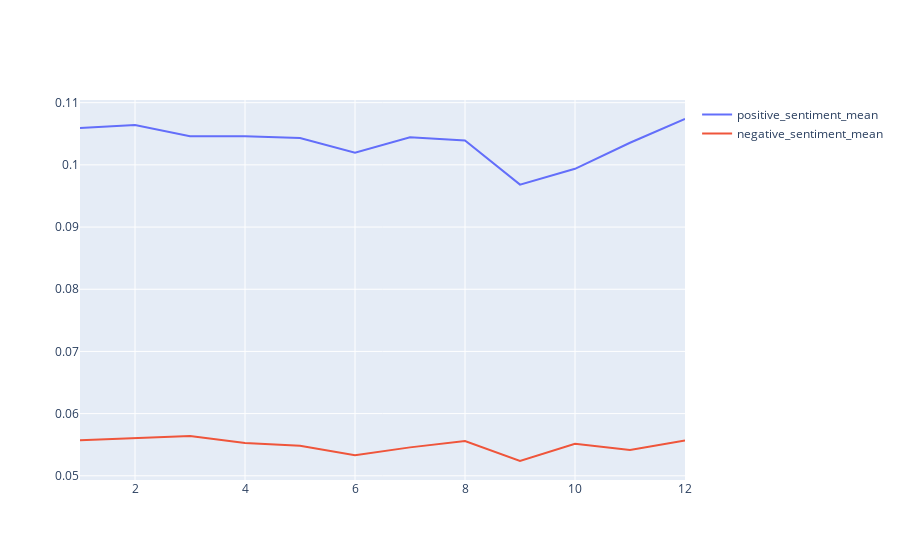

The notebook cell saved with this chart:
### Code cell
random_x = time_reddit_week["date"]
random_y1 = time_reddit_week["positive_sentiment_mean"]
random_y2 = time_reddit_week["negative_sentiment_mean"]

# Create traces
fig = go.Figure()

fig.add_trace(go.Scatter(x=random_x, y=random_y1,
                    mode='lines',
                    name='positive_sentiment_mean'))
fig.add_trace(go.Scatter(x=random_x, y=random_y2,
                    mode='lines', name='negative_sentiment_mean'))

fig.show()

### Figure 1 — Plotly figure (JSON) as saved in the notebook; plotly's stock layout.template omitted (floating-point values rounded to 4 significant figures)
{"data": [{"mode": "lines", "name": "positive_sentiment_mean", "type": "scatter", "x": [1, 2, 3, 4, 5, 6, 7, 8, 9, 10, 11, 12], "y": [0.1059, 0.1064, 0.1046, 0.1046, 0.1043, 0.102, 0.1044, 0.1039, 0.09683, 0.09937, 0.1036, 0.1074]}, {"mode": "lines", "name": "negative_sentiment_mean", "type": "scatter", "x": [1, 2, 3, 4, 5, 6, 7, 8, 9, 10, 11, 12], "y": [0.05571, 0.05603, 0.05639, 0.05529, 0.05482, 0.05329, 0.05457, 0.0556, 0.05238, 0.05514, 0.05417, 0.0557]}], "layout": {}}
